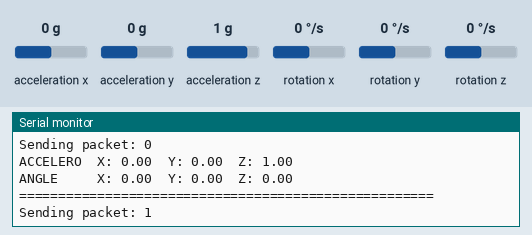
Bench run of a sketch on a simulated ESP32. Shown: the last lines printed to the serial monitor. The test bench sets the inputs (shaded band); at power-on: acceleration x 0 g, acceleration y 0 g, acceleration z 1 g, rotation z 0 °/s, rotation x 0 °/s, rotation y 0 °/s. No radio packets arrive unless stated.

Above: at 4.7 s.
4.8 s: acceleration x set to -1.4 g
At 6.1 s:
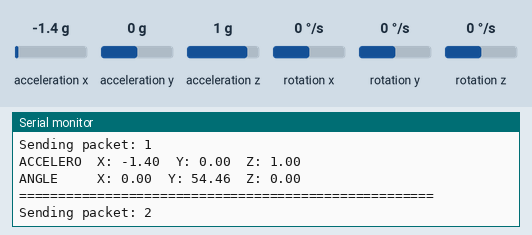
6.3 s: acceleration y set to -1.4 g
At 7.5 s:
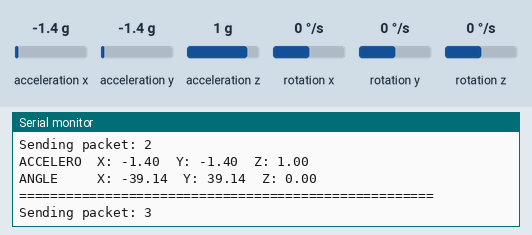
7.8 s: acceleration z set to -1.4 g
At 8.7 s:
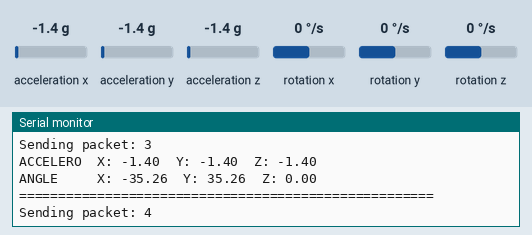
9.3 s: rotation z set to -192 °/s
At 10.5 s:
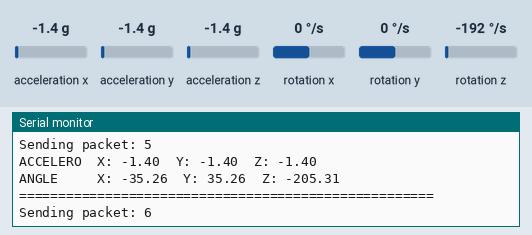
Timing chart, 0 to 11.8 s (numbered marks = the images above; inputs shaded):
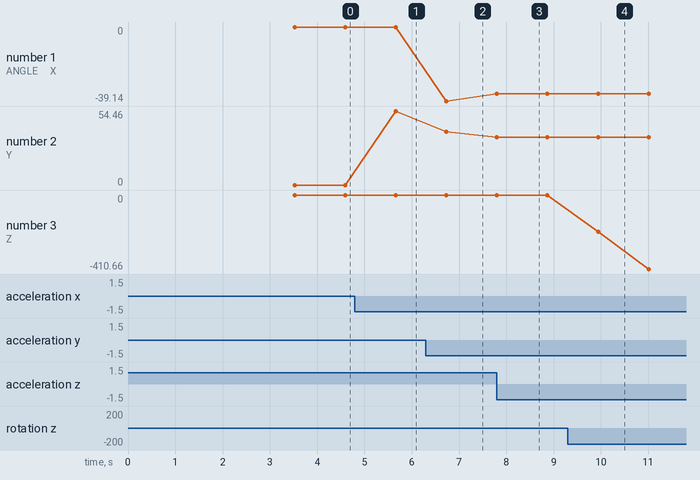

Measured:
- after the input at 4.8 s, the serial monitor: prints a new line after 0.86 s (image 1)
- after the input at 6.3 s, the serial monitor: prints a new line after 0.43 s (image 2)
- after the input at 7.8 s, the serial monitor: prints a new line at once (image 3)
- after the input at 9.3 s, the serial monitor: prints a new line after 0.64 s (image 4)
- plotted number 1: 0 → -39.14 after the input at 6.3 s, -39.14 → -35.26 after the input at 7.8 s
- plotted number 2: 0 → 54.46 after the input at 4.8 s, 54.46 → 39.14 after the input at 6.3 s, 39.14 → 35.26 after the input at 7.8 s
- plotted number 3: 0 → -410.66 after the input at 9.3 s

The sketch:

LoRaBMPMPU.ino
```cpp
//ESP32-RA01-LoRa-TX.ino
//======================================================================//
#include <SPI.h>
#include <LoRa.h>
//======================================================================//
#define PIN_LORA_COPI   23
#define PIN_LORA_CIPO   19
#define PIN_LORA_SCK    18
#define PIN_LORA_CS     5
#define PIN_LORA_RST    2
#define PIN_LORA_DIO0   4
#define LORA_FREQUENCY  433E6
//======================================================================//
int counter = 0;
//======================================================================//


#include <Wire.h>
//#include <Adafruit_BMP085.h>
#define seaLevelPressure_hPa 1013.25

//Adafruit_BMP085 bmp;


#include <MPU6050_light.h>
MPU6050 mpu(Wire);


void setup() {
  Serial.begin (115200);
  while (!Serial);
  delay (1500);
  Serial.println ("LoRa Sender");
  LoRa.setPins (PIN_LORA_CS, PIN_LORA_RST, PIN_LORA_DIO0);
  LoRa.setSPIFrequency (20000000);
  LoRa.setTxPower (20);
  if (!LoRa.begin (LORA_FREQUENCY)) {
    Serial.println ("Starting LoRa failed!");
    while (1);
  }
  else {
    Serial.print ("LoRa initialized with frequency ");
    Serial.println (LORA_FREQUENCY);
  }


Wire.begin();

  byte status = mpu.begin();
  Serial.print(F("MPU6050 status: "));
  Serial.println(status);
  while(status!=0){ } // stop everything if could not connect to MPU6050

  Serial.println(F("Calculating offsets, do not move MPU6050"));
  delay(1000);
  mpu.calcOffsets(true,true); // gyro and accelero
  Serial.println("Done!\n");

//   if (!bmp.begin(0x77)) {
//  Serial.println("Could not find a valid BMP085 sensor, check wiring!");
//  while (1) {}
//  }
}
//======================================================================//
void loop() {


//  Serial.print("Temperature = ");
//    Serial.print(bmp.readTemperature());
//    Serial.println(" *C");
//
//    Serial.print("Pressure = ");
//    Serial.print(bmp.readPressure());
//    Serial.println(" Pa");
//
//    Serial.print("Altitude = ");
//    Serial.print(bmp.readAltitude());
//    Serial.println(" meters");
//
//    Serial.print("Pressure at sealevel (calculated) = ");
//    Serial.print(bmp.readSealevelPressure());
//    Serial.println(" Pa");
//
//    Serial.print("Real altitude = ");
//    Serial.print(bmp.readAltitude(seaLevelPressure_hPa * 100));
//    Serial.println(" meters");
//
//    Serial.println();


  mpu.update();


    Serial.print(F("ACCELERO  X: "));Serial.print(mpu.getAccX());
    Serial.print("\tY: ");Serial.print(mpu.getAccY());
    Serial.print("\tZ: ");Serial.println(mpu.getAccZ());


    Serial.print(F("ANGLE     X: "));Serial.print(mpu.getAngleX());
    Serial.print("\tY: ");Serial.print(mpu.getAngleY());
    Serial.print("\tZ: ");Serial.println(mpu.getAngleZ());
    Serial.println(F("=====================================================\n"));

  Serial.print ("Sending packet: ");
  Serial.println (counter);
  // send packet
  LoRa.beginPacket();
  LoRa.print (mpu.getAccX());
  LoRa.print (",");
  LoRa.print (mpu.getAccY());
  LoRa.print (",");
  LoRa.print (mpu.getAccZ());
  LoRa.print (",");
  LoRa.print (mpu.getAngleX());
  LoRa.print (",");
  LoRa.print (mpu.getAngleY());
  LoRa.print (",");
  LoRa.print (mpu.getAngleZ());
  LoRa.endPacket();
  counter++;


  delay (1000);
}
//======================================================================//
```
